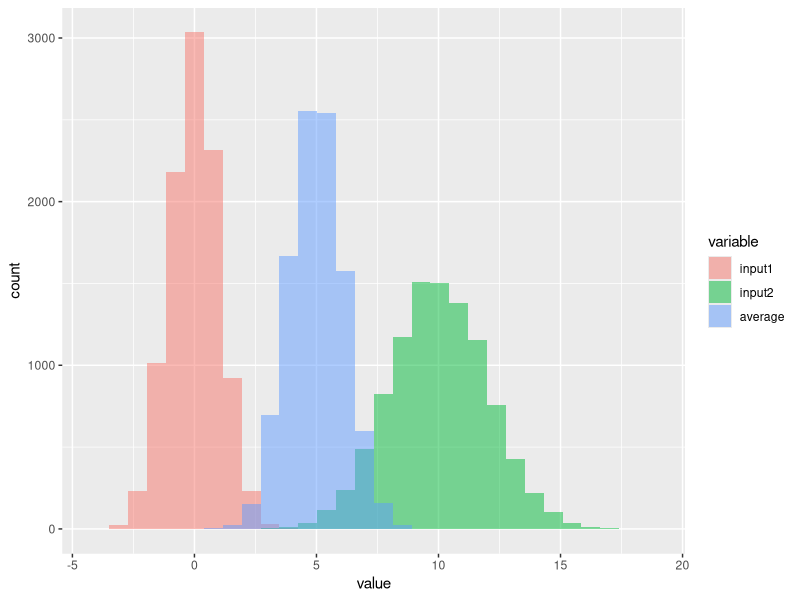

The R source for this figure:
## ---- chunk 1
set.seed(111)
library(reshape)
library(ggplot2)

nsamp <- 10000 #number of each sample set
mu1 <- 0; sd1 <- 1; mu2 <- 10; sd2 <- 2 #parameter of inputs

input1 <- rnorm(nsamp,mean=mu1,sd=sd1)
input2 <- rnorm(nsamp,mean=mu2,sd=sd2)
average <- (input1+input2)/2 #sampling and calculation of average

mu3 <- mean(average); sd3 <- sd(average) #parameter of averaged sample sets
## ---- chunk 2
df <- melt(data.frame(input1,input2,average)) 
#conversion to dataframe for histogram with multiple distributions

g <- ggplot(df,aes(x=value,fill=variable))
g <- g + geom_histogram(alpha=0.5,position="identity")
## ---- chunk 3
plot(g)
